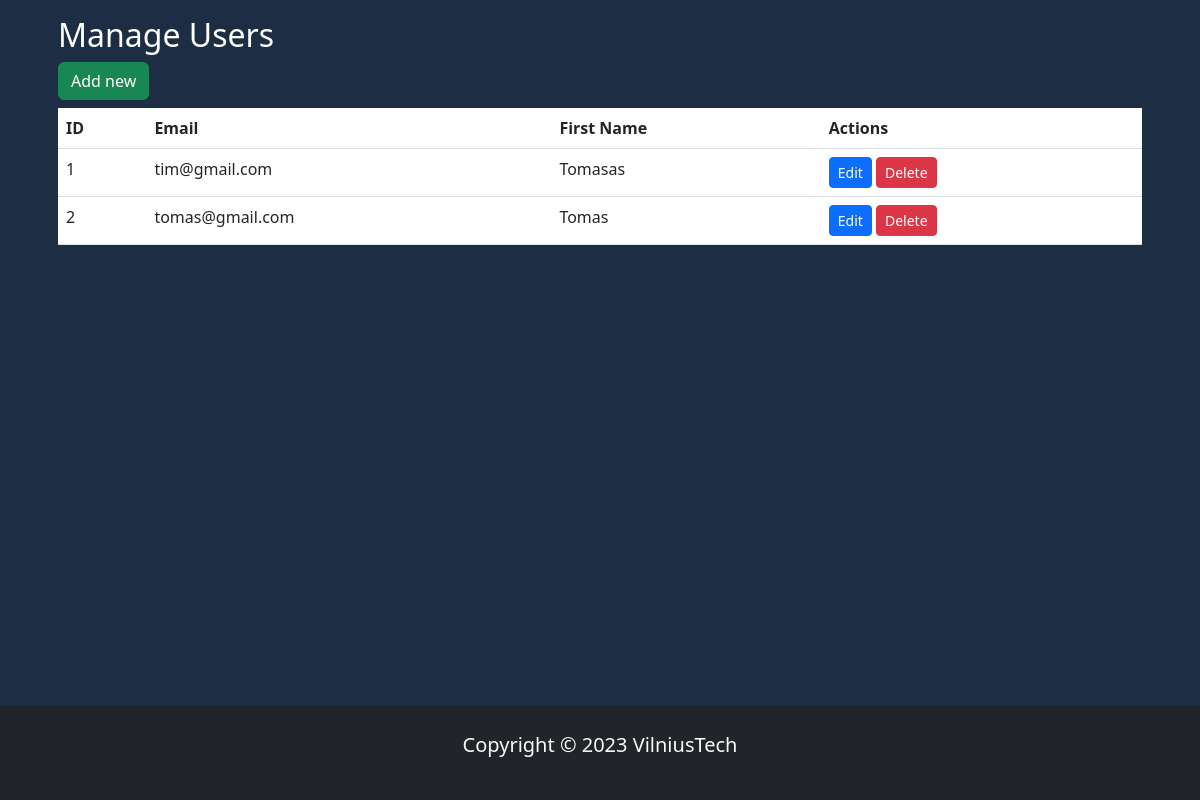
/user, run on the app's committed database.
### website/models.py (models this page shows)
class User(db.Model, UserMixin):
    id = db.Column(db.Integer, primary_key=True)
    email = db.Column(db.String(150), unique=True)
    password = db.Column(db.String(150))
    first_name = db.Column(db.String(150))
    ratings = db.relationship('Rating', backref='user', lazy=True)

### website/views.py (the view, shortened to what this page needs)
@views.route('/user', methods=['GET', 'POST'])
def user():
    if request.method == 'GET':
        all_users = User.query.all()
        return render_template('user.html', all_users=all_users)

### website/templates/user.html (shortened to what this page needs)
{% extends "base.html" %}{% block title %}Home{% endblock %}
{% block content %}
<div class="container">
    <div class="row">
        <div class="col md-12">
            <div class="jumbotron p-3">
                <h2 class="text-white"> Manage Users</h2>
                    <button type="button" class="btn btn-success mb-2 " data-toggle="modal" data-target="#mymodal">Add new</button>
                <table class="table table text-light mb-4">
                    <thead>
                        <tr>
                            <th>ID</th>
                            <th>Email</th>
                            <th>First Name</th>
                            <th>Actions</th>
                        </tr>
                    </thead>
                    <tbody>
                        {% for user in all_users %}
                        <tr>
                            <td>{{ user.id }}</td>
                            <td>{{ user.email }}</td>
                            <td>{{ user.first_name }}</td>
                            <td>
                                <a href="/update/{{user.id}}" class="btn btn-sm btn-primary" data-toggle="modal"
                                    data-target="#modaledit{{user.id}}">Edit</a>
                                <form action="{{ url_for('views.delete', user_id=user.id) }}" method="POST"
                                    style="display: inline;">
                                    <button class="btn btn-sm btn-danger" type="button"
                                        onclick="confirmDelete('{{ user.id }}')">Delete</button>
                                </form>
                            </td>
                        </tr>
                        {% endfor %}
                    </tbody>
                </table>
            </div>
        </div>
    </div>
</div>
{% endblock %}

### website/templates/base.html (style rules this page uses)
body { background-color: #1D2D44; padding-bottom: 70px; }

### data on the page
User: id "1", email "tim@gmail.com", first_name "Tomasas"
User: id "2", email "tomas@gmail.com", first_name "Tomas"
